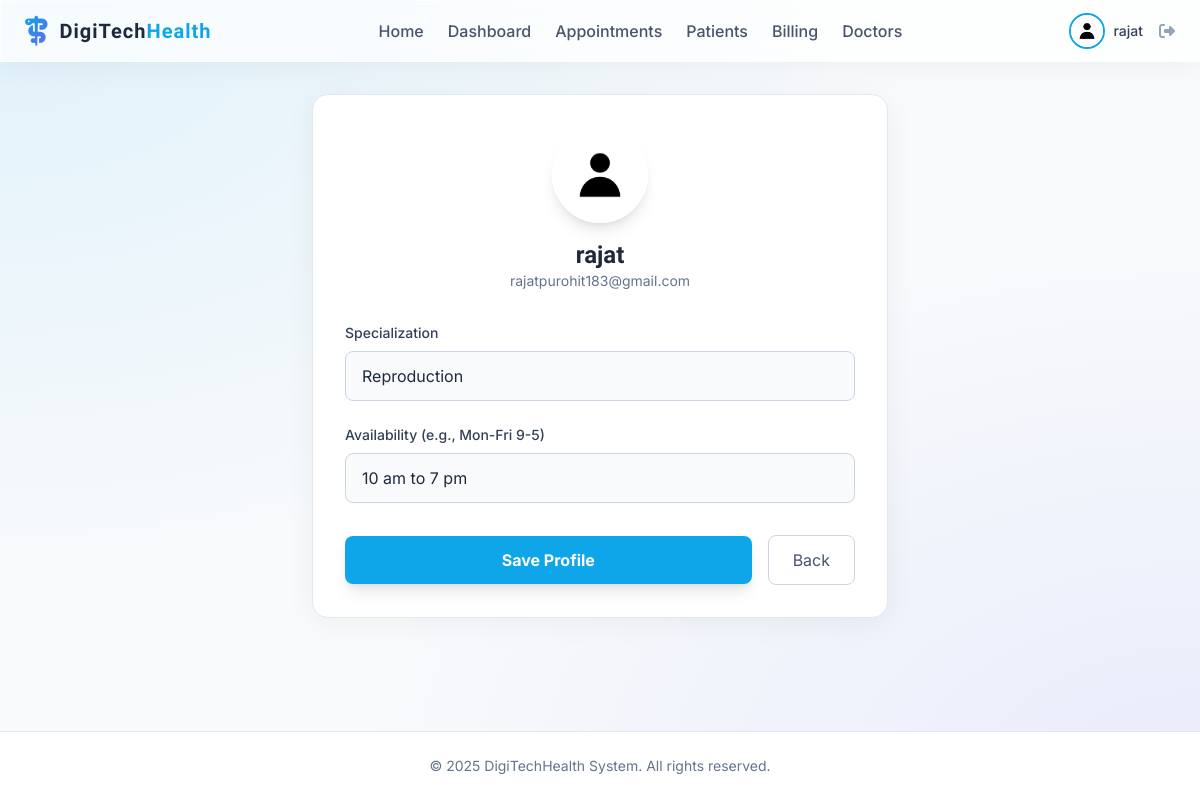
The page /doctor/profile (signed in) on the database its author committed.
### app/models.py (models this page shows, shortened)
class User(db.Model, UserMixin):
    id = db.Column(db.Integer, primary_key=True)
    username = db.Column(db.String(20), unique=True, nullable=False)
    email = db.Column(db.String(120), unique=True, nullable=False)
    image_file = db.Column(db.String(20), nullable=False, default='default.jpg')
    password_hash = db.Column(db.String(128))
    role = db.Column(db.String(20), nullable=False, default='patient')

class Doctor(db.Model):
    id = db.Column(db.Integer, primary_key=True)
    user_id = db.Column(db.Integer, db.ForeignKey('user.id'), nullable=False)
    specialization = db.Column(db.String(100), nullable=False)
    availability = db.Column(db.String(200), nullable=True, default="Mon-Fri 9am-5pm")
    user = db.relationship('User', backref=db.backref('doctor_profile', uselist=False))

### app/doctor/routes.py (the view)
@doctor.route("/doctor/profile", methods=['GET', 'POST'])
@login_required
def profile():
    if current_user.role != 'doctor':
        flash('Access denied.', 'danger')
        return redirect(url_for('main.home'))
    doctor_profile = Doctor.query.filter_by(user_id=current_user.id).first()
    if not doctor_profile:
        doctor_profile = Doctor(user_id=current_user.id, specialization="General", availability="Mon-Fri")
        db.session.add(doctor_profile)
        db.session.commit()
    form = DoctorForm()
    if form.validate_on_submit():
        doctor_profile.specialization = form.specialization.data
        doctor_profile.availability = form.availability.data
        db.session.commit()
        flash('Profile updated!', 'success')
        return redirect(url_for('doctor.profile'))
    elif request.method == 'GET':
        form.specialization.data = doctor_profile.specialization
        form.availability.data = doctor_profile.availability
    return render_template('doctor/profile.html', title='My Profile', form=form)

### app/doctor/forms.py
class DoctorForm(FlaskForm):
    specialization = StringField('Specialization', validators=[DataRequired()])
    availability = StringField('Availability (e.g., Mon-Fri 9-5)', validators=[DataRequired()])
    submit = SubmitField('Save Profile')

### app/models.py (called while the page is built)
@login_manager.user_loader
def load_user(user_id):
    return User.query.get(int(user_id))

### app/templates/doctor/profile.html (shortened to what this page needs)
{% extends "base.html" %}
{% block content %}
<div class="flex justify-center">
    <div class="w-full max-w-xl glass rounded-2xl p-8 border border-slate-200 bg-white">
        <div class="text-center mb-8">
            <div class="h-24 w-24 rounded-full mx-auto mb-4 border-4 border-white shadow-lg overflow-hidden">
                <img src="{{ url_for('static', filename='profile_pics/' + current_user.image_file) }}"
                    alt="{{ current_user.username }}" class="h-full w-full object-cover">
            </div>
            <h2 class="text-2xl font-display font-bold text-slate-800">{{ current_user.username }}</h2>
            <p class="text-slate-500 text-sm">{{ current_user.email }}</p>
        </div>
        <form method="POST" action="">
            <div class="space-y-6 mb-8">
                <div>
                    {{ form.specialization.label(class="block text-sm font-medium text-slate-700 mb-2") }}
                    {{ form.specialization(class="w-full bg-slate-50 border border-slate-300 rounded-lg px-4 py-3
                    text-slate-800 focus:outline-none focus:ring-2 focus:ring-primary") }}
                </div>
                <div>
                    {{ form.availability.label(class="block text-sm font-medium text-slate-700 mb-2") }}
                    {{ form.availability(class="w-full bg-slate-50 border border-slate-300 rounded-lg px-4 py-3
                    text-slate-800 focus:outline-none focus:ring-2 focus:ring-primary") }}
                </div>
            </div>
            <div class="flex items-center space-x-4">
                {{ form.submit(class="flex-1 py-3 bg-primary text-white font-bold rounded-lg shadow-lg hover:bg-sky-600
                transition-colors cursor-pointer") }}
                <a href="{{ url_for('main.home') }}"
                    class="px-6 py-3 border border-slate-300 text-slate-600 rounded-lg hover:bg-slate-50 transition-colors">Back</a>
            </div>
        </form>
    </div>
</div>
{% endblock %}

### app/templates/base.html (shortened to what this page needs)
<!doctype html>
<html lang="en">
<head>
  <script src="https://cdn.tailwindcss.com"></script>
  <link rel="stylesheet" href="https://cdnjs.cloudflare.com/ajax/libs/font-awesome/6.4.0/css/all.min.css">
  <link rel="stylesheet" href="{{ url_for('static', filename='css/main.css') }}">
</head>
<body class="overflow-x-hidden">
  <div class="min-h-screen flex flex-col">
    {% if current_user.is_authenticated %}
    <nav class="glass sticky top-0 z-50 px-6 py-3 flex justify-between items-center">
      <div class="flex items-center">
        <i class="fa-solid fa-staff-snake text-3xl gradient-text mr-3"></i>
        <a href="{{ url_for('main.home') }}" class="text-xl font-display font-bold text-slate-800 tracking-wider">
          DigiTech<span class="text-primary">Health</span>
        </a>
      </div>
      <div class="hidden lg:flex items-center space-x-6">
        <a href="{{ url_for('main.home') }}"
          class="font-medium text-slate-600 hover:text-primary transition-colors {{ 'text-primary' if request.endpoint == 'main.home' }}">Home</a>
        <a href="{{ url_for('main.dashboard') }}"
          class="font-medium text-slate-600 hover:text-primary transition-colors {{ 'text-primary' if request.endpoint == 'main.dashboard' }}">Dashboard</a>
        <a href="{{ url_for('appointment.list_appointments') }}"
          class="font-medium text-slate-600 hover:text-primary transition-colors {{ 'text-primary' in request.endpoint and 'appointment' in request.endpoint }}">Appointments</a>
        <a href="{{ url_for('patient.list_patients') }}"
          class="font-medium text-slate-600 hover:text-primary transition-colors {{ 'text-primary' in request.endpoint and 'patient' in request.endpoint }}">Patients</a>
        <a href="{{ url_for('billing.list_invoices') }}"
          class="font-medium text-slate-600 hover:text-primary transition-colors {{ 'text-primary' in request.endpoint and 'billing' in request.endpoint }}">Billing</a>
        <a href="{{ url_for('doctor.list_doctors') }}"
          class="font-medium text-slate-600 hover:text-primary transition-colors {{ 'text-primary' in request.endpoint and 'doctor' in request.endpoint }}">Doctors</a>
      </div>
      <div class="flex items-center space-x-4">
        <a href="{{ url_for('main.account') }}" class="flex items-center space-x-2 group">
          <div class="relative">
            <img
              class="h-9 w-9 rounded-full object-cover border-2 border-primary group-hover:border-secondary transition-colors"
              src="{{ url_for('static', filename='profile_pics/' + current_user.image_file) }}"
              alt="{{ current_user.username }}">
          </div>
          <span class="hidden md:block font-medium text-sm text-slate-700 group-hover:text-primary transition-colors">{{
            current_user.username }}</span>
        </a>
        <a href="{{ url_for('auth.logout') }}" class="text-slate-400 hover:text-red-500 transition-colors"
          title="Logout">
          <i class="fa-solid fa-right-from-bracket"></i>
        </a>
      </div>
    </nav>
    {% endif %}
    <main class="flex-1 container mx-auto px-4 py-8">
      <div class="fade-in-up">
        {% block content %}{% endblock %}
      </div>
    </main>
    <footer class="bg-white border-t border-slate-200 py-6 mt-auto">
      <div class="container mx-auto px-4 text-center text-slate-500 text-sm">
        &copy; 2025 DigiTechHealth System. All rights reserved.
      </div>
    </footer>
  </div>
</body>
</html>

### app/static/css/main.css (style rules this page uses)
.glass { background: rgba(255, 255, 255, 0.7); backdrop-filter: blur(12px); -webkit-backdrop-filter: blur(12px); border: 1px solid rgba(255, 255, 255, 0.5); box-shadow: 0 4px 30px rgba(0, 0, 0, 0.05); }
.gradient-text { background: linear-gradient(135deg, #0ea5e9, #6366f1); -webkit-background-clip: text; background-clip: text; color: transparent; }

### app/templates/base.html (style rules this page uses)
body { background-color: #f8fafc; background-image: radial-gradient(at 0% 0%, rgba(14, 165, 233, 0.1) 0, transparent 50%), radial-gradient(at 100% 100%, rgba(99, 102, 241, 0.1) 0, transparent 50%); color: #1e293b; font-family: 'Inter', sans-serif; min-height: 100vh; }

### rows shown on the page
User: image_file (placeholder picture), username "rajat", email "rajatpurohit183@gmail.com"
Doctor: specialization "Reproduction", availability "10 am to 7 pm"
